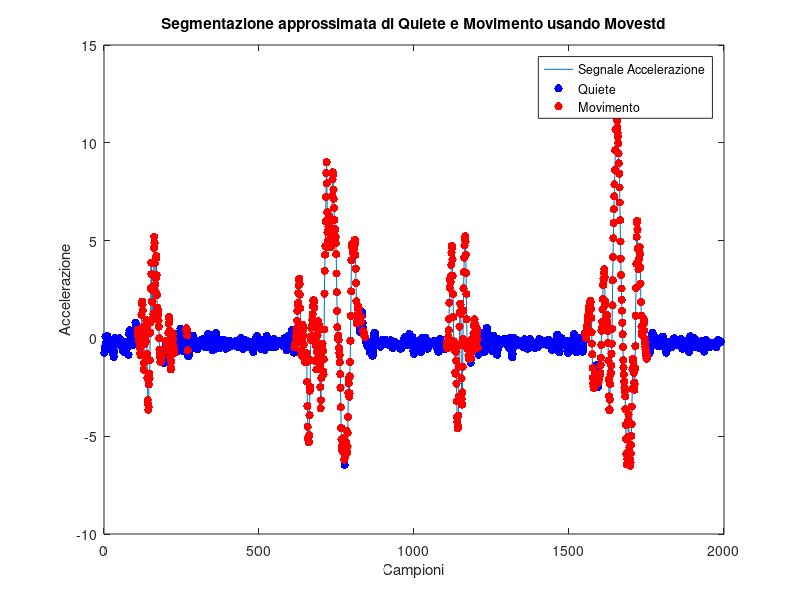

Write the MATLAB code that produced this figure.
%% Caricamento del segnale e calcolo di zero-mean magnitude (CAPIRE COME CAMBIA CON STRUCT)

load('acc.mat')
x = a(:, 1);
y = a(:, 2);
z = a(:, 3);
signal = sqrt(sum(x.^2+y.^2+z.^2, 2));

signal = signal - mean(signal);

%% Calcolo e Plot di Movestd
window_size = 20; % Imposta la dimensione della finestra
movestd_signal = movstd(signal, window_size);

% Definizione soglia per movimento e quiete
threshold = 0.45; % Soglia iniziale = 0.45

% Identifica quiete e movimento in base alla soglia
stillness_indices = find(movestd_signal <= threshold);
movement_indices = find(movestd_signal > threshold);

% Provare a controllare ogni 100 indici? Per scoprire veri gesti 

% Plot del segnale originale
figure;
plot(signal);

% Evidenzia quiete in blu
hold on; % scatter(X, Y) draws markers at the locations specified by X and Y
scatter(stillness_indices, signal(stillness_indices), 'b', 'filled');

% Evidenzia movimento in rosso
scatter(movement_indices, signal(movement_indices), 'r', 'filled');

title('Segmentazione approssimata di Quiete e Movimento usando Movestd');
xlabel('Campioni');
ylabel('Accelerazione');
legend('Segnale Accelerazione', 'Quiete', 'Movimento');

%figure;

% plot(signal); hold on;
% plot(movestd_signal, 'g--', 'LineWidth', 2);
% title('Movestd of Acceleration Signal');
% xlabel('Samples');
% ylabel('Acceleration');
% legend('Acceleration Signal', 'Movestd');
